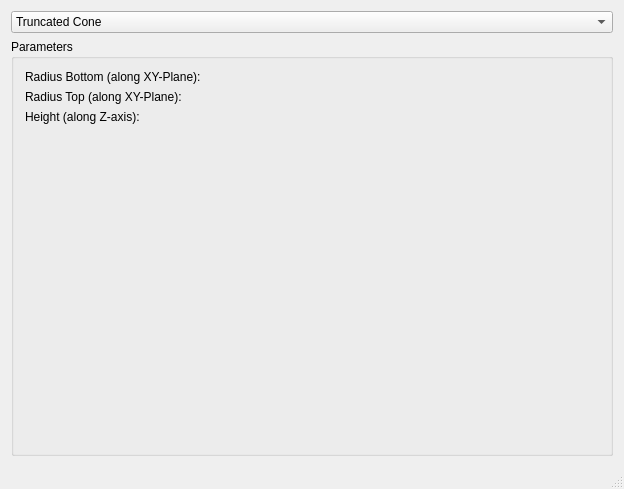
<?xml version="1.0" encoding="UTF-8"?>
<ui version="4.0">
 <class>MainWindow</class>
 <widget class="QMainWindow" name="MainWindow">
  <property name="geometry">
   <rect>
    <x>0</x>
    <y>0</y>
    <width>624</width>
    <height>489</height>
   </rect>
  </property>
  <property name="sizePolicy">
   <sizepolicy hsizetype="Expanding" vsizetype="Preferred">
    <horstretch>0</horstretch>
    <verstretch>0</verstretch>
   </sizepolicy>
  </property>
  <property name="windowIcon">
   <iconset>
    <normaloff>:/icons/PartDesignWorkbench.svg</normaloff>:/icons/PartDesignWorkbench.svg</iconset>
  </property>
  <property name="windowTitle">
   <string>MainWindow</string>
  </property>
  <property name="sizeGripEnabled" stdset="0">
   <bool>true</bool>
  </property>
  <widget class="QWidget" name="centralwidget">
   <property name="sizePolicy">
    <sizepolicy hsizetype="Expanding" vsizetype="Expanding">
     <horstretch>0</horstretch>
     <verstretch>0</verstretch>
    </sizepolicy>
   </property>
   <layout class="QGridLayout" name="gridLayout">
   <item row="1" column="0">
    <widget class="QGroupBox" name="groupBox_2">
     <property name="styleSheet">
      <string notr="true">border-color: rgb(182, 182, 182);</string>
     </property>
     <property name="title">
      <string>Parameters</string>
     </property>
     <layout class="QGridLayout">
      <property name="leftMargin">
       <number>0</number>
      </property>
      <property name="topMargin">
       <number>0</number>
      </property>
      <property name="rightMargin">
       <number>0</number>
      </property>
      <property name="bottomMargin">
       <number>0</number>
      </property>
      <property name="spacing">
       <number>0</number>
      </property>
      <item row="1" column="0">
       <widget class="QStackedWidget" name="widgetStack2">
        <property name="styleSheet">
         <string notr="true">border-color: rgb(182, 182, 182);</string>
        </property>
        <property name="currentIndex">
         <number>0</number>
        </property>
        <widget class="QWidget" name="Page_truncCone">
         <layout class="QGridLayout" name="gridLayout_5">
          <item row="0" column="0">
           <layout class="QGridLayout" name="gridLayout_4">
            <item row="0" column="0">
             <layout class="QGridLayout" name="gridLayout_2">
              <item row="0" column="0">
               <widget class="QLabel" name="textLabel5_2">
                <property name="text">
                 <string>Radius Bottom (along XY-Plane):</string>
                </property>
               </widget>
              </item>
              <item row="0" column="1">
               <widget class="Gui::QuantitySpinBox" name="truncConeRadBot" native="true">
                <property name="keyboardTracking" stdset="0">
                 <bool>false</bool>
                </property>
                <property name="unit" stdset="0">
                 <string notr="true">mm</string>
                </property>
                <property name="value" stdset="0">
                 <double>2.000000000000000</double>
                </property>
               </widget>
              </item>
              <item row="1" column="0">
               <widget class="QLabel" name="textLabel6_2">
                <property name="text">
                 <string>Radius Top (along XY-Plane):</string>
                </property>
               </widget>
              </item>
              <item row="1" column="1">
               <widget class="Gui::QuantitySpinBox" name="truncConeRadTop" native="true">
                <property name="keyboardTracking" stdset="0">
                 <bool>false</bool>
                </property>
                <property name="unit" stdset="0">
                 <string notr="true">mm</string>
                </property>
                <property name="value" stdset="0">
                 <double>10.000000000000000</double>
                </property>
               </widget>
              </item>
              <item row="2" column="0">
               <widget class="QLabel" name="textLabel6_3">
                <property name="text">
                 <string>Height (along Z-axis):</string>
                </property>
               </widget>
              </item>
              <item row="2" column="1">
               <widget class="Gui::QuantitySpinBox" name="truncConeHeight" native="true">
                <property name="keyboardTracking" stdset="0">
                 <bool>false</bool>
                </property>
                <property name="unit" stdset="0">
                 <string notr="true">mm</string>
                </property>
                <property name="value" stdset="0">
                 <double>10.000000000000000</double>
                </property>
               </widget>
              </item>
             </layout>
            </item>
            <item row="1" column="0">
             <spacer name="spacer">
              <property name="orientation">
               <enum>Qt::Vertical</enum>
              </property>
              <property name="sizeType">
               <enum>QSizePolicy::Expanding</enum>
              </property>
              <property name="sizeHint" stdset="0">
               <size>
                <width>31</width>
                <height>98</height>
               </size>
              </property>
             </spacer>
            </item>
           </layout>
          </item>
         </layout>
        </widget>
        <widget class="QWidget" name="Page1_box">
         <layout class="QGridLayout">
          <property name="leftMargin">
           <number>9</number>
          </property>
          <property name="topMargin">
           <number>9</number>
          </property>
          <property name="rightMargin">
           <number>9</number>
          </property>
          <property name="bottomMargin">
           <number>9</number>
          </property>
          <property name="spacing">
           <number>6</number>
          </property>
          <item row="0" column="0">
           <layout class="QGridLayout">
            <property name="leftMargin">
             <number>0</number>
            </property>
            <property name="topMargin">
             <number>0</number>
            </property>
            <property name="rightMargin">
             <number>0</number>
            </property>
            <property name="bottomMargin">
             <number>0</number>
            </property>
            <property name="spacing">
             <number>6</number>
            </property>
            <item row="0" column="0">
             <widget class="QLabel" name="textLabel4">
              <property name="text">
               <string>X:</string>
              </property>
             </widget>
            </item>
            <item row="0" column="2">
             <widget class="Gui::QuantitySpinBox" name="boxHeight" native="true">
              <property name="keyboardTracking" stdset="0">
               <bool>false</bool>
              </property>
              <property name="unit" stdset="0">
               <string notr="true">mm</string>
              </property>
              <property name="value" stdset="0">
               <double>10.000000000000000</double>
              </property>
             </widget>
            </item>
            <item row="1" column="0">
             <widget class="QLabel" name="textLabel3">
              <property name="text">
               <string>Y:</string>
              </property>
             </widget>
            </item>
            <item row="1" column="2">
             <widget class="Gui::QuantitySpinBox" name="boxWidth" native="true">
              <property name="keyboardTracking" stdset="0">
               <bool>false</bool>
              </property>
              <property name="unit" stdset="0">
               <string notr="true">mm</string>
              </property>
              <property name="value" stdset="0">
               <double>10.000000000000000</double>
              </property>
             </widget>
            </item>
            <item row="2" column="0">
             <widget class="QLabel" name="textLabel2">
              <property name="text">
               <string>Z:</string>
              </property>
             </widget>
            </item>
            <item row="2" column="2">
             <widget class="Gui::QuantitySpinBox" name="boxLength" native="true">
              <property name="keyboardTracking" stdset="0">
               <bool>false</bool>
              </property>
              <property name="unit" stdset="0">
               <string notr="true">mm</string>
              </property>
              <property name="value" stdset="0">
               <double>10.000000000000000</double>
              </property>
             </widget>
            </item>
           </layout>
          </item>
          <item row="1" column="0">
           <spacer>
            <property name="orientation">
             <enum>Qt::Vertical</enum>
            </property>
            <property name="sizeType">
             <enum>QSizePolicy::Expanding</enum>
            </property>
            <property name="sizeHint" stdset="0">
             <size>
              <width>20</width>
              <height>51</height>
             </size>
            </property>
           </spacer>
          </item>
         </layout>
        </widget>
        <widget class="QWidget" name="Page2_cylinder">
         <layout class="QGridLayout">
          <property name="leftMargin">
           <number>9</number>
          </property>
          <property name="topMargin">
           <number>9</number>
          </property>
          <property name="rightMargin">
           <number>9</number>
          </property>
          <property name="bottomMargin">
           <number>9</number>
          </property>
          <property name="spacing">
           <number>6</number>
          </property>
          <item row="0" column="0">
           <layout class="QGridLayout">
            <property name="leftMargin">
             <number>0</number>
            </property>
            <property name="topMargin">
             <number>0</number>
            </property>
            <property name="rightMargin">
             <number>0</number>
            </property>
            <property name="bottomMargin">
             <number>0</number>
            </property>
            <property name="spacing">
             <number>6</number>
            </property>
            <item row="1" column="0">
             <widget class="QLabel" name="textLabel6">
              <property name="text">
               <string>Height (along Z-axis):</string>
              </property>
             </widget>
            </item>
            <item row="0" column="0">
             <widget class="QLabel" name="textLabel5">
              <property name="text">
               <string>Radius (along XY-Plane):</string>
              </property>
             </widget>
            </item>
            <item row="1" column="1">
             <widget class="Gui::QuantitySpinBox" name="cylinderHeight" native="true">
              <property name="keyboardTracking" stdset="0">
               <bool>false</bool>
              </property>
              <property name="unit" stdset="0">
               <string notr="true">mm</string>
              </property>
              <property name="value" stdset="0">
               <double>10.000000000000000</double>
              </property>
             </widget>
            </item>
            <item row="0" column="1">
             <widget class="Gui::QuantitySpinBox" name="cylinderRadius" native="true">
              <property name="keyboardTracking" stdset="0">
               <bool>false</bool>
              </property>
              <property name="unit" stdset="0">
               <string notr="true">mm</string>
              </property>
              <property name="value" stdset="0">
               <double>2.000000000000000</double>
              </property>
             </widget>
            </item>
           </layout>
          </item>
          <item row="1" column="0">
           <spacer>
            <property name="orientation">
             <enum>Qt::Vertical</enum>
            </property>
            <property name="sizeType">
             <enum>QSizePolicy::Expanding</enum>
            </property>
            <property name="sizeHint" stdset="0">
             <size>
              <width>31</width>
              <height>81</height>
             </size>
            </property>
           </spacer>
          </item>
         </layout>
        </widget>
        <widget class="QWidget" name="Page3_cone">
         <layout class="QGridLayout">
          <property name="leftMargin">
           <number>9</number>
          </property>
          <property name="topMargin">
           <number>9</number>
          </property>
          <property name="rightMargin">
           <number>9</number>
          </property>
          <property name="bottomMargin">
           <number>9</number>
          </property>
          <property name="spacing">
           <number>6</number>
          </property>
          <item row="1" column="0">
           <spacer>
            <property name="orientation">
             <enum>Qt::Vertical</enum>
            </property>
            <property name="sizeType">
             <enum>QSizePolicy::Expanding</enum>
            </property>
            <property name="sizeHint" stdset="0">
             <size>
              <width>31</width>
              <height>91</height>
             </size>
            </property>
           </spacer>
          </item>
          <item row="0" column="0">
           <layout class="QGridLayout">
            <property name="leftMargin">
             <number>0</number>
            </property>
            <property name="topMargin">
             <number>0</number>
            </property>
            <property name="rightMargin">
             <number>0</number>
            </property>
            <property name="bottomMargin">
             <number>0</number>
            </property>
            <property name="spacing">
             <number>6</number>
            </property>
            <item row="0" column="0">
             <widget class="QLabel" name="textLabel9">
              <property name="text">
               <string>Radius (along XY-Plane):</string>
              </property>
             </widget>
            </item>
            <item row="0" column="2">
             <widget class="Gui::QuantitySpinBox" name="coneRadius1" native="true">
              <property name="keyboardTracking" stdset="0">
               <bool>false</bool>
              </property>
              <property name="unit" stdset="0">
               <string notr="true">mm</string>
              </property>
              <property name="value" stdset="0">
               <double>2.000000000000000</double>
              </property>
             </widget>
            </item>
            <item row="1" column="0" rowspan="2">
             <widget class="QLabel" name="textLabel11">
              <property name="text">
               <string>Height (along Z-axis):</string>
              </property>
             </widget>
            </item>
            <item row="2" column="2">
             <widget class="Gui::QuantitySpinBox" name="coneHeight" native="true">
              <property name="keyboardTracking" stdset="0">
               <bool>false</bool>
              </property>
              <property name="unit" stdset="0">
               <string notr="true">mm</string>
              </property>
              <property name="value" stdset="0">
               <double>10.000000000000000</double>
              </property>
             </widget>
            </item>
           </layout>
          </item>
         </layout>
        </widget>
        <widget class="QWidget" name="page_prism">
         <layout class="QGridLayout">
          <property name="leftMargin">
           <number>9</number>
          </property>
          <property name="topMargin">
           <number>9</number>
          </property>
          <property name="rightMargin">
           <number>9</number>
          </property>
          <property name="bottomMargin">
           <number>9</number>
          </property>
          <property name="spacing">
           <number>6</number>
          </property>
          <item row="0" column="0">
           <layout class="QGridLayout">
            <property name="leftMargin">
             <number>0</number>
            </property>
            <property name="topMargin">
             <number>0</number>
            </property>
            <property name="rightMargin">
             <number>0</number>
            </property>
            <property name="bottomMargin">
             <number>0</number>
            </property>
            <property name="spacing">
             <number>6</number>
            </property>
            <item row="0" column="0">
             <widget class="QLabel" name="labelPrismPolygon">
              <property name="text">
               <string>Polygon:</string>
              </property>
             </widget>
            </item>
            <item row="1" column="0">
             <widget class="QLabel" name="labelPrismCircumradius">
              <property name="text">
               <string>Circumradius (along XY-Plane):</string>
              </property>
             </widget>
            </item>
            <item row="0" column="2">
             <widget class="QSpinBox" name="prismPolygon">
              <property name="keyboardTracking">
               <bool>false</bool>
              </property>
              <property name="minimum">
               <number>3</number>
              </property>
              <property name="maximum">
               <number>1000</number>
              </property>
              <property name="value">
               <number>6</number>
              </property>
             </widget>
            </item>
            <item row="1" column="2">
             <widget class="Gui::QuantitySpinBox" name="prismCircumradius" native="true">
              <property name="keyboardTracking" stdset="0">
               <bool>false</bool>
              </property>
              <property name="unit" stdset="0">
               <string notr="true">mm</string>
              </property>
              <property name="value" stdset="0">
               <double>2.000000000000000</double>
              </property>
             </widget>
            </item>
            <item row="2" column="0">
             <widget class="QLabel" name="labelPrismHeight">
              <property name="text">
               <string>Height (along Z-axis):</string>
              </property>
             </widget>
            </item>
            <item row="2" column="2">
             <widget class="Gui::QuantitySpinBox" name="prismHeight" native="true">
              <property name="keyboardTracking" stdset="0">
               <bool>false</bool>
              </property>
              <property name="unit" stdset="0">
               <string notr="true">mm</string>
              </property>
              <property name="value" stdset="0">
               <double>10.000000000000000</double>
              </property>
             </widget>
            </item>
           </layout>
          </item>
          <item row="1" column="0">
           <spacer>
            <property name="orientation">
             <enum>Qt::Vertical</enum>
            </property>
            <property name="sizeHint" stdset="0">
             <size>
              <width>20</width>
              <height>40</height>
             </size>
            </property>
           </spacer>
          </item>
         </layout>
        </widget>
        <widget class="QWidget" name="page">
         <layout class="QGridLayout" name="gridLayout_7">
          <item row="0" column="0">
           <layout class="QGridLayout" name="_8">
            <property name="leftMargin">
             <number>0</number>
            </property>
            <property name="topMargin">
             <number>0</number>
            </property>
            <property name="rightMargin">
             <number>0</number>
            </property>
            <property name="bottomMargin">
             <number>0</number>
            </property>
            <property name="spacing">
             <number>6</number>
            </property>
            <item row="1" column="2">
             <widget class="Gui::QuantitySpinBox" name="dogboneWidth" native="true">
              <property name="keyboardTracking" stdset="0">
               <bool>false</bool>
              </property>
              <property name="unit" stdset="0">
               <string notr="true">mm</string>
              </property>
              <property name="value" stdset="0">
               <double>10.000000000000000</double>
              </property>
             </widget>
            </item>
            <item row="0" column="0">
             <widget class="QLabel" name="textLabel2_9">
              <property name="text">
               <string>Length (along Z-axis):</string>
              </property>
             </widget>
            </item>
            <item row="1" column="0">
             <widget class="QLabel" name="textLabel3_11">
              <property name="text">
               <string>Width (along X-axis):</string>
              </property>
             </widget>
            </item>
            <item row="0" column="2">
             <widget class="Gui::QuantitySpinBox" name="dogboneLength" native="true">
              <property name="keyboardTracking" stdset="0">
               <bool>false</bool>
              </property>
              <property name="unit" stdset="0">
               <string notr="true">mm</string>
              </property>
              <property name="value" stdset="0">
               <double>10.000000000000000</double>
              </property>
             </widget>
            </item>
            <item row="2" column="2">
             <widget class="Gui::QuantitySpinBox" name="dogboneThickness" native="true">
              <property name="keyboardTracking" stdset="0">
               <bool>false</bool>
              </property>
              <property name="unit" stdset="0">
               <string notr="true">mm</string>
              </property>
              <property name="value" stdset="0">
               <double>10.000000000000000</double>
              </property>
             </widget>
            </item>
            <item row="2" column="0">
             <widget class="QLabel" name="textLabel4_5">
              <property name="text">
               <string>Thickness (along Y-axis):</string>
              </property>
             </widget>
            </item>
           </layout>
          </item>
          <item row="1" column="0">
           <layout class="QGridLayout" name="gridLayout_6">
            <item row="0" column="0">
             <widget class="QLabel" name="textLabel2_8">
              <property name="text">
               <string>Gauge Length (along Z-axis):</string>
              </property>
             </widget>
            </item>
            <item row="0" column="1">
             <widget class="Gui::QuantitySpinBox" name="gaugeLength" native="true">
              <property name="keyboardTracking" stdset="0">
               <bool>false</bool>
              </property>
              <property name="unit" stdset="0">
               <string notr="true">mm</string>
              </property>
              <property name="value" stdset="0">
               <double>10.000000000000000</double>
              </property>
             </widget>
            </item>
            <item row="1" column="0">
             <widget class="QLabel" name="textLabel3_9">
              <property name="text">
               <string>Gauge Width (along X-axis):</string>
              </property>
             </widget>
            </item>
            <item row="1" column="1">
             <widget class="Gui::QuantitySpinBox" name="gaugeWidth" native="true">
              <property name="keyboardTracking" stdset="0">
               <bool>false</bool>
              </property>
              <property name="unit" stdset="0">
               <string notr="true">mm</string>
              </property>
              <property name="value" stdset="0">
               <double>10.000000000000000</double>
              </property>
             </widget>
            </item>
            <item row="2" column="0">
             <widget class="QLabel" name="textLabel3_10">
              <property name="text">
               <string>Dogbone Type:</string>
              </property>
             </widget>
            </item>
            <item row="2" column="1">
             <widget class="QComboBox" name="dogboneType">
              <property name="minimumSize">
               <size>
                <width>0</width>
                <height>20</height>
               </size>
              </property>
              <property name="maximumSize">
               <size>
                <width>16777215</width>
                <height>20</height>
               </size>
              </property>
              <item>
               <property name="text">
                <string>Rounded</string>
               </property>
              </item>
              <item>
               <property name="text">
                <string>Straight</string>
               </property>
              </item>
             </widget>
            </item>
           </layout>
          </item>
          <item row="2" column="0">
           <spacer name="spacer_4">
            <property name="orientation">
             <enum>Qt::Vertical</enum>
            </property>
            <property name="sizeType">
             <enum>QSizePolicy::Expanding</enum>
            </property>
            <property name="sizeHint" stdset="0">
             <size>
              <width>21</width>
              <height>284</height>
             </size>
            </property>
           </spacer>
          </item>
         </layout>
        </widget>
        <widget class="QWidget" name="page_2">
         <layout class="QGridLayout" name="gridLayout_3">
          <item row="0" column="0">
           <layout class="QHBoxLayout" name="horizontalLayout_2">
            <item>
             <widget class="QLineEdit" name="cadName">
              <property name="enabled">
               <bool>true</bool>
              </property>
              <property name="readOnly">
               <bool>true</bool>
              </property>
             </widget>
            </item>
            <item>
             <widget class="QToolButton" name="readFileButton">
              <property name="enabled">
               <bool>true</bool>
              </property>
              <property name="text">
               <string notr="true">...</string>
              </property>
             </widget>
            </item>
           </layout>
          </item>
          <item row="1" column="0">
           <widget class="QTextEdit" name="cadFile">
            <property name="enabled">
             <bool>true</bool>
            </property>
           </widget>
          </item>
         </layout>
        </widget>
       </widget>
      </item>
     </layout>
    </widget>
   </item>
   <item row="0" column="0">
    <widget class="QComboBox" name="geometryType">
     <property name="enabled">
      <bool>true</bool>
     </property>
     <property name="sizePolicy">
      <sizepolicy hsizetype="Minimum" vsizetype="Preferred">
       <horstretch>0</horstretch>
       <verstretch>0</verstretch>
      </sizepolicy>
     </property>
     <property name="maxVisibleItems">
      <number>16</number>
     </property>
     <item>
      <property name="text">
       <string>Truncated Cone</string>
      </property>
      <property name="icon">
       <iconset>
        <normaloff>:/icons/parametric/Part_Cone_Parametric.svg</normaloff>:/icons/parametric/Part_Cone_Parametric.svg</iconset>
      </property>
     </item>
     <item>
      <property name="text">
       <string notr="true">Box</string>
      </property>
      <property name="icon">
       <iconset>
        <normaloff>:/icons/parametric/Part_Box_Parametric.svg</normaloff>:/icons/parametric/Part_Box_Parametric.svg</iconset>
      </property>
     </item>
     <item>
      <property name="text">
       <string notr="true">Cylinder</string>
      </property>
      <property name="icon">
       <iconset>
        <normaloff>:/icons/parametric/Part_Cylinder_Parametric.svg</normaloff>:/icons/parametric/Part_Cylinder_Parametric.svg</iconset>
      </property>
     </item>
     <item>
      <property name="text">
       <string notr="true">Cone</string>
      </property>
      <property name="icon">
       <iconset>
        <normaloff>:/icons/parametric/Part_Cone_Parametric.svg</normaloff>:/icons/parametric/Part_Cone_Parametric.svg</iconset>
      </property>
     </item>
     <item>
      <property name="text">
       <string notr="true">Arbitrary Prism</string>
      </property>
      <property name="icon">
       <iconset>
        <normaloff>:/icons/parametric/Part_Prism_Parametric.svg</normaloff>:/icons/parametric/Part_Prism_Parametric.svg</iconset>
      </property>
     </item>
     <item>
      <property name="text">
       <string>Dogbone</string>
      </property>
      <property name="icon">
       <iconset>
        <normaloff>:/icons/Arch_Nest.svg</normaloff>:/icons/Arch_Nest.svg</iconset>
      </property>
     </item>
     <item>
      <property name="text">
       <string>Import CAD</string>
      </property>
      <property name="icon">
       <iconset>
        <normaloff>:/icons/Part_FeatureImport.svg</normaloff>:/icons/Part_FeatureImport.svg</iconset>
      </property>
     </item>
    </widget>
   </item>
  </layout>
  </widget>
  <widget class="QMenuBar" name="menubar">
   <property name="geometry">
    <rect>
     <x>0</x>
     <y>0</y>
     <width>624</width>
     <height>21</height>
    </rect>
   </property>
  </widget>
  <widget class="QStatusBar" name="statusbar"/>
 </widget>
 <layoutdefault spacing="6" margin="11"/>
 <customwidgets>
  <customwidget>
   <class>Gui::QuantitySpinBox</class>
   <extends>QWidget</extends>
   <header>Gui/QuantitySpinBox.h</header>
  </customwidget>
 </customwidgets>
 <tabstops>
  <tabstop>geometryType</tabstop>
  <tabstop>boxHeight</tabstop>
  <tabstop>boxWidth</tabstop>
  <tabstop>boxLength</tabstop>
  <tabstop>cylinderRadius</tabstop>
  <tabstop>cylinderHeight</tabstop>
  <tabstop>coneRadius1</tabstop>
  <tabstop>coneHeight</tabstop>
  <tabstop>prismPolygon</tabstop>
  <tabstop>prismCircumradius</tabstop>
  <tabstop>prismHeight</tabstop>
 </tabstops>
 <resources>
  <include location="../icons.qrc"/>
 </resources>
 <connections>
  <connection>
   <sender>geometryType</sender>
   <signal>activated(int)</signal>
   <receiver>widgetStack2</receiver>
   <slot>setCurrentIndex(int)</slot>
   <hints>
    <hint type="sourcelabel">
     <x>85</x>
     <y>50</y>
    </hint>
    <hint type="destinationlabel">
     <x>230</x>
     <y>116</y>
    </hint>
   </hints>
  </connection>
 </connections>
</ui>
